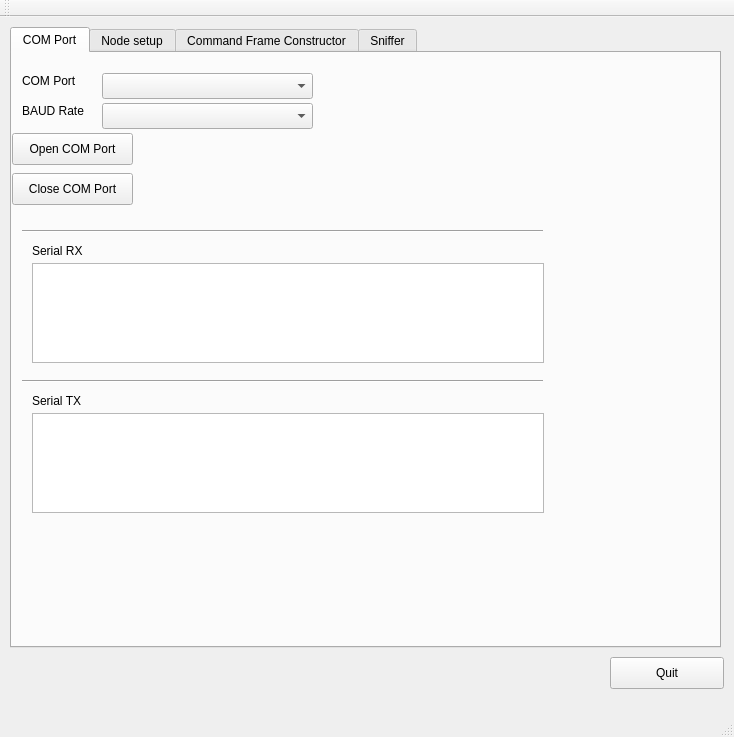
<?xml version="1.0" encoding="UTF-8"?>
<ui version="4.0">
 <class>MainWindow</class>
 <widget class="QMainWindow" name="MainWindow">
  <property name="geometry">
   <rect>
    <x>0</x>
    <y>0</y>
    <width>734</width>
    <height>737</height>
   </rect>
  </property>
  <property name="windowTitle">
   <string>MainWindow</string>
  </property>
  <widget class="QWidget" name="centralWidget">
   <widget class="QTabWidget" name="tabWidget">
    <property name="geometry">
     <rect>
      <x>10</x>
      <y>10</y>
      <width>711</width>
      <height>621</height>
     </rect>
    </property>
    <property name="currentIndex">
     <number>0</number>
    </property>
    <widget class="QWidget" name="tab">
     <attribute name="title">
      <string>COM Port</string>
     </attribute>
     <widget class="QComboBox" name="comboBoxCOMPort">
      <property name="geometry">
       <rect>
        <x>90</x>
        <y>20</y>
        <width>211</width>
        <height>26</height>
       </rect>
      </property>
     </widget>
     <widget class="QPushButton" name="pushButton_2">
      <property name="geometry">
       <rect>
        <x>0</x>
        <y>120</y>
        <width>121</width>
        <height>32</height>
       </rect>
      </property>
      <property name="text">
       <string>Close COM Port</string>
      </property>
     </widget>
     <widget class="QLabel" name="label_7">
      <property name="geometry">
       <rect>
        <x>10</x>
        <y>50</y>
        <width>71</width>
        <height>16</height>
       </rect>
      </property>
      <property name="text">
       <string>BAUD Rate</string>
      </property>
     </widget>
     <widget class="QTextEdit" name="textEditRx">
      <property name="geometry">
       <rect>
        <x>20</x>
        <y>210</y>
        <width>512</width>
        <height>100</height>
       </rect>
      </property>
     </widget>
     <widget class="Line" name="line">
      <property name="geometry">
       <rect>
        <x>10</x>
        <y>170</y>
        <width>521</width>
        <height>16</height>
       </rect>
      </property>
      <property name="orientation">
       <enum>Qt::Horizontal</enum>
      </property>
     </widget>
     <widget class="QLabel" name="label_6">
      <property name="geometry">
       <rect>
        <x>10</x>
        <y>20</y>
        <width>62</width>
        <height>16</height>
       </rect>
      </property>
      <property name="text">
       <string>COM Port</string>
      </property>
     </widget>
     <widget class="QComboBox" name="comboBoxBAUDRate">
      <property name="geometry">
       <rect>
        <x>90</x>
        <y>50</y>
        <width>211</width>
        <height>26</height>
       </rect>
      </property>
     </widget>
     <widget class="Line" name="line_3">
      <property name="geometry">
       <rect>
        <x>10</x>
        <y>320</y>
        <width>521</width>
        <height>16</height>
       </rect>
      </property>
      <property name="orientation">
       <enum>Qt::Horizontal</enum>
      </property>
     </widget>
     <widget class="QPushButton" name="pushButton">
      <property name="geometry">
       <rect>
        <x>0</x>
        <y>80</y>
        <width>121</width>
        <height>32</height>
       </rect>
      </property>
      <property name="toolTip">
       <string>additonal settings are '8,N,1'...</string>
      </property>
      <property name="text">
       <string>Open COM Port</string>
      </property>
     </widget>
     <widget class="QTextEdit" name="textEditTx">
      <property name="geometry">
       <rect>
        <x>20</x>
        <y>360</y>
        <width>512</width>
        <height>100</height>
       </rect>
      </property>
     </widget>
     <widget class="QLabel" name="label_5">
      <property name="geometry">
       <rect>
        <x>20</x>
        <y>190</y>
        <width>62</width>
        <height>16</height>
       </rect>
      </property>
      <property name="text">
       <string>Serial RX</string>
      </property>
     </widget>
     <widget class="QLabel" name="label_8">
      <property name="geometry">
       <rect>
        <x>20</x>
        <y>340</y>
        <width>62</width>
        <height>16</height>
       </rect>
      </property>
      <property name="text">
       <string>Serial TX</string>
      </property>
     </widget>
    </widget>
    <widget class="QWidget" name="tab_2">
     <attribute name="title">
      <string>Node setup</string>
     </attribute>
     <widget class="QLineEdit" name="lineEditSecurityKey">
      <property name="geometry">
       <rect>
        <x>110</x>
        <y>110</y>
        <width>113</width>
        <height>22</height>
       </rect>
      </property>
     </widget>
     <widget class="QLineEdit" name="lineEditChannel">
      <property name="geometry">
       <rect>
        <x>110</x>
        <y>20</y>
        <width>113</width>
        <height>22</height>
       </rect>
      </property>
     </widget>
     <widget class="QLabel" name="label_2">
      <property name="geometry">
       <rect>
        <x>10</x>
        <y>50</y>
        <width>62</width>
        <height>16</height>
       </rect>
      </property>
      <property name="text">
       <string>Address</string>
      </property>
     </widget>
     <widget class="QLabel" name="label_4">
      <property name="geometry">
       <rect>
        <x>10</x>
        <y>110</y>
        <width>81</width>
        <height>16</height>
       </rect>
      </property>
      <property name="text">
       <string>Security Key</string>
      </property>
     </widget>
     <widget class="QLineEdit" name="lineEditAddress">
      <property name="geometry">
       <rect>
        <x>110</x>
        <y>50</y>
        <width>113</width>
        <height>22</height>
       </rect>
      </property>
     </widget>
     <widget class="QLineEdit" name="lineEditPANID">
      <property name="geometry">
       <rect>
        <x>110</x>
        <y>80</y>
        <width>113</width>
        <height>22</height>
       </rect>
      </property>
     </widget>
     <widget class="QPushButton" name="pushButton_3">
      <property name="geometry">
       <rect>
        <x>100</x>
        <y>140</y>
        <width>131</width>
        <height>32</height>
       </rect>
      </property>
      <property name="text">
       <string>Configure Node</string>
      </property>
     </widget>
     <widget class="QLabel" name="label_3">
      <property name="geometry">
       <rect>
        <x>10</x>
        <y>80</y>
        <width>62</width>
        <height>16</height>
       </rect>
      </property>
      <property name="text">
       <string>PANID</string>
      </property>
     </widget>
     <widget class="QLabel" name="label">
      <property name="geometry">
       <rect>
        <x>10</x>
        <y>20</y>
        <width>62</width>
        <height>16</height>
       </rect>
      </property>
      <property name="text">
       <string>Channel</string>
      </property>
     </widget>
     <widget class="QCheckBox" name="checkBoxChannelAck">
      <property name="geometry">
       <rect>
        <x>230</x>
        <y>20</y>
        <width>101</width>
        <height>20</height>
       </rect>
      </property>
      <property name="text">
       <string>Channel OK</string>
      </property>
      <property name="checkable">
       <bool>true</bool>
      </property>
     </widget>
     <widget class="QCheckBox" name="checkBoxAddressOK">
      <property name="geometry">
       <rect>
        <x>230</x>
        <y>50</y>
        <width>101</width>
        <height>20</height>
       </rect>
      </property>
      <property name="text">
       <string>Address OK</string>
      </property>
      <property name="checkable">
       <bool>true</bool>
      </property>
     </widget>
     <widget class="QCheckBox" name="checkBoxPanIdOK">
      <property name="geometry">
       <rect>
        <x>230</x>
        <y>80</y>
        <width>101</width>
        <height>20</height>
       </rect>
      </property>
      <property name="text">
       <string>PANID OK</string>
      </property>
      <property name="checkable">
       <bool>true</bool>
      </property>
     </widget>
     <widget class="QCheckBox" name="checkBoxSecurityKey">
      <property name="geometry">
       <rect>
        <x>230</x>
        <y>110</y>
        <width>121</width>
        <height>20</height>
       </rect>
      </property>
      <property name="text">
       <string>Security Key OK</string>
      </property>
      <property name="checkable">
       <bool>true</bool>
      </property>
     </widget>
    </widget>
    <widget class="QWidget" name="tab_3">
     <attribute name="title">
      <string>Command Frame Constructor</string>
     </attribute>
     <widget class="QComboBox" name="comboBoxCmd">
      <property name="geometry">
       <rect>
        <x>160</x>
        <y>10</y>
        <width>281</width>
        <height>26</height>
       </rect>
      </property>
     </widget>
     <widget class="QLabel" name="label_9">
      <property name="geometry">
       <rect>
        <x>20</x>
        <y>15</y>
        <width>141</width>
        <height>21</height>
       </rect>
      </property>
      <property name="text">
       <string>Command Selection:</string>
      </property>
     </widget>
     <widget class="QLineEdit" name="lineEditStartByte">
      <property name="geometry">
       <rect>
        <x>43</x>
        <y>70</y>
        <width>41</width>
        <height>22</height>
       </rect>
      </property>
      <property name="text">
       <string>0xAB</string>
      </property>
      <property name="readOnly">
       <bool>true</bool>
      </property>
     </widget>
     <widget class="QLabel" name="label_10">
      <property name="geometry">
       <rect>
        <x>32</x>
        <y>50</y>
        <width>62</width>
        <height>16</height>
       </rect>
      </property>
      <property name="text">
       <string>Start Byte</string>
      </property>
     </widget>
     <widget class="QLineEdit" name="lineEditSizeByte">
      <property name="geometry">
       <rect>
        <x>96</x>
        <y>70</y>
        <width>41</width>
        <height>22</height>
       </rect>
      </property>
      <property name="readOnly">
       <bool>true</bool>
      </property>
     </widget>
     <widget class="QLabel" name="label_11">
      <property name="geometry">
       <rect>
        <x>103</x>
        <y>50</y>
        <width>30</width>
        <height>16</height>
       </rect>
      </property>
      <property name="text">
       <string>Size</string>
      </property>
     </widget>
     <widget class="QLineEdit" name="lineEditCmdId">
      <property name="geometry">
       <rect>
        <x>144</x>
        <y>70</y>
        <width>42</width>
        <height>22</height>
       </rect>
      </property>
      <property name="readOnly">
       <bool>true</bool>
      </property>
     </widget>
     <widget class="QLabel" name="label_12">
      <property name="geometry">
       <rect>
        <x>142</x>
        <y>50</y>
        <width>51</width>
        <height>16</height>
       </rect>
      </property>
      <property name="text">
       <string>CMD ID</string>
      </property>
     </widget>
     <widget class="QLineEdit" name="lineEditCRC">
      <property name="geometry">
       <rect>
        <x>470</x>
        <y>70</y>
        <width>64</width>
        <height>22</height>
       </rect>
      </property>
      <property name="readOnly">
       <bool>true</bool>
      </property>
     </widget>
     <widget class="QLabel" name="label_13">
      <property name="geometry">
       <rect>
        <x>484</x>
        <y>50</y>
        <width>31</width>
        <height>16</height>
       </rect>
      </property>
      <property name="text">
       <string>CRC</string>
      </property>
     </widget>
     <widget class="QLabel" name="label_14">
      <property name="geometry">
       <rect>
        <x>298</x>
        <y>50</y>
        <width>51</width>
        <height>16</height>
       </rect>
      </property>
      <property name="text">
       <string>Payload</string>
      </property>
     </widget>
     <widget class="QLineEdit" name="lineEditPayload">
      <property name="geometry">
       <rect>
        <x>200</x>
        <y>70</y>
        <width>261</width>
        <height>22</height>
       </rect>
      </property>
      <property name="autoFillBackground">
       <bool>false</bool>
      </property>
      <property name="readOnly">
       <bool>true</bool>
      </property>
     </widget>
     <widget class="QStackedWidget" name="stackedWidget">
      <property name="geometry">
       <rect>
        <x>20</x>
        <y>110</y>
        <width>501</width>
        <height>111</height>
       </rect>
      </property>
      <property name="currentIndex">
       <number>5</number>
      </property>
      <widget class="QWidget" name="page"/>
      <widget class="QWidget" name="twoByteCmd">
       <widget class="QLabel" name="label_26">
        <property name="geometry">
         <rect>
          <x>20</x>
          <y>0</y>
          <width>121</width>
          <height>16</height>
         </rect>
        </property>
        <property name="text">
         <string>Command Option:</string>
        </property>
       </widget>
       <widget class="QComboBox" name="comboBoxCmdOption">
        <property name="geometry">
         <rect>
          <x>10</x>
          <y>20</y>
          <width>256</width>
          <height>26</height>
         </rect>
        </property>
       </widget>
       <widget class="QLabel" name="label_x">
        <property name="geometry">
         <rect>
          <x>240</x>
          <y>0</y>
          <width>161</width>
          <height>16</height>
         </rect>
        </property>
        <property name="text">
         <string>label_x</string>
        </property>
       </widget>
      </widget>
      <widget class="QWidget" name="threeByteCmd">
       <widget class="QLabel" name="label3Byte">
        <property name="geometry">
         <rect>
          <x>20</x>
          <y>0</y>
          <width>151</width>
          <height>16</height>
         </rect>
        </property>
        <property name="lineWidth">
         <number>3</number>
        </property>
        <property name="text">
         <string>This Node's Address:</string>
        </property>
       </widget>
       <widget class="QLineEdit" name="lineEditThisAddress">
        <property name="geometry">
         <rect>
          <x>20</x>
          <y>20</y>
          <width>131</width>
          <height>22</height>
         </rect>
        </property>
        <property name="toolTip">
         <string>Enter an address in the form '12CD'.</string>
        </property>
        <property name="whatsThis">
         <string/>
        </property>
       </widget>
      </widget>
      <widget class="QWidget" name="fourByteCmd">
       <widget class="QLabel" name="label_28">
        <property name="geometry">
         <rect>
          <x>20</x>
          <y>0</y>
          <width>201</width>
          <height>16</height>
         </rect>
        </property>
        <property name="lineWidth">
         <number>3</number>
        </property>
        <property name="text">
         <string>Sleep Interval (milliseconds):</string>
        </property>
       </widget>
       <widget class="QLineEdit" name="lineEditSleep">
        <property name="geometry">
         <rect>
          <x>20</x>
          <y>20</y>
          <width>131</width>
          <height>22</height>
         </rect>
        </property>
        <property name="toolTip">
         <string>Enter the number of miliseconds to sleep.</string>
        </property>
        <property name="inputMask">
         <string/>
        </property>
       </widget>
      </widget>
      <widget class="QWidget" name="UART">
       <widget class="QLabel" name="label_15">
        <property name="geometry">
         <rect>
          <x>20</x>
          <y>0</y>
          <width>62</width>
          <height>16</height>
         </rect>
        </property>
        <property name="text">
         <string>Data Bits</string>
        </property>
       </widget>
       <widget class="QComboBox" name="comboBoxDataBits">
        <property name="geometry">
         <rect>
          <x>10</x>
          <y>20</y>
          <width>80</width>
          <height>26</height>
         </rect>
        </property>
       </widget>
       <widget class="QLabel" name="label_16">
        <property name="geometry">
         <rect>
          <x>120</x>
          <y>0</y>
          <width>41</width>
          <height>16</height>
         </rect>
        </property>
        <property name="text">
         <string>Parity</string>
        </property>
       </widget>
       <widget class="QComboBox" name="comboBoxParity">
        <property name="geometry">
         <rect>
          <x>100</x>
          <y>20</y>
          <width>80</width>
          <height>26</height>
         </rect>
        </property>
       </widget>
       <widget class="QLabel" name="label_17">
        <property name="geometry">
         <rect>
          <x>200</x>
          <y>0</y>
          <width>62</width>
          <height>16</height>
         </rect>
        </property>
        <property name="text">
         <string>Stop Bits</string>
        </property>
       </widget>
       <widget class="QComboBox" name="comboBoxStopBits">
        <property name="geometry">
         <rect>
          <x>190</x>
          <y>20</y>
          <width>81</width>
          <height>26</height>
         </rect>
        </property>
       </widget>
       <widget class="QLabel" name="label_18">
        <property name="geometry">
         <rect>
          <x>290</x>
          <y>0</y>
          <width>62</width>
          <height>16</height>
         </rect>
        </property>
        <property name="text">
         <string>Baud Rate</string>
        </property>
       </widget>
       <widget class="QComboBox" name="comboBoxBaudRate">
        <property name="geometry">
         <rect>
          <x>280</x>
          <y>20</y>
          <width>121</width>
          <height>26</height>
         </rect>
        </property>
       </widget>
      </widget>
      <widget class="QWidget" name="Data">
       <widget class="QLabel" name="label_19">
        <property name="geometry">
         <rect>
          <x>20</x>
          <y>0</y>
          <width>131</width>
          <height>16</height>
         </rect>
        </property>
        <property name="text">
         <string>Destination Address</string>
        </property>
       </widget>
       <widget class="QLineEdit" name="lineEditDestAddr">
        <property name="geometry">
         <rect>
          <x>30</x>
          <y>20</y>
          <width>113</width>
          <height>22</height>
         </rect>
        </property>
       </widget>
       <widget class="QLabel" name="label_20">
        <property name="geometry">
         <rect>
          <x>200</x>
          <y>0</y>
          <width>51</width>
          <height>16</height>
         </rect>
        </property>
        <property name="text">
         <string>Options</string>
        </property>
       </widget>
       <widget class="QComboBox" name="comboBoxOptions">
        <property name="geometry">
         <rect>
          <x>150</x>
          <y>17</y>
          <width>161</width>
          <height>26</height>
         </rect>
        </property>
       </widget>
       <widget class="QLabel" name="label_21">
        <property name="geometry">
         <rect>
          <x>340</x>
          <y>0</y>
          <width>62</width>
          <height>16</height>
         </rect>
        </property>
        <property name="text">
         <string>Handle</string>
        </property>
       </widget>
       <widget class="QLineEdit" name="lineEditHandle">
        <property name="geometry">
         <rect>
          <x>320</x>
          <y>20</y>
          <width>113</width>
          <height>22</height>
         </rect>
        </property>
       </widget>
       <widget class="QLabel" name="label_22">
        <property name="geometry">
         <rect>
          <x>20</x>
          <y>50</y>
          <width>51</width>
          <height>16</height>
         </rect>
        </property>
        <property name="text">
         <string>Payload</string>
        </property>
       </widget>
       <widget class="QLineEdit" name="lineEditUserPayload">
        <property name="geometry">
         <rect>
          <x>80</x>
          <y>50</y>
          <width>351</width>
          <height>22</height>
         </rect>
        </property>
       </widget>
       <widget class="QPushButton" name="pushButtonClear">
        <property name="geometry">
         <rect>
          <x>410</x>
          <y>80</y>
          <width>91</width>
          <height>32</height>
         </rect>
        </property>
        <property name="text">
         <string>Clear</string>
        </property>
       </widget>
       <widget class="QProgressBar" name="progressBar">
        <property name="geometry">
         <rect>
          <x>80</x>
          <y>80</y>
          <width>311</width>
          <height>23</height>
         </rect>
        </property>
        <property name="value">
         <number>24</number>
        </property>
       </widget>
      </widget>
     </widget>
     <widget class="QLabel" name="label_23">
      <property name="geometry">
       <rect>
        <x>20</x>
        <y>230</y>
        <width>131</width>
        <height>16</height>
       </rect>
      </property>
      <property name="text">
       <string>Serial fame to send:</string>
      </property>
     </widget>
     <widget class="QLineEdit" name="lineEditFrameToSend">
      <property name="geometry">
       <rect>
        <x>20</x>
        <y>250</y>
        <width>511</width>
        <height>22</height>
       </rect>
      </property>
     </widget>
     <widget class="QPushButton" name="pushButtonTxFrame">
      <property name="geometry">
       <rect>
        <x>420</x>
        <y>280</y>
        <width>114</width>
        <height>32</height>
       </rect>
      </property>
      <property name="text">
       <string>Send Frame</string>
      </property>
     </widget>
     <widget class="QLabel" name="label_25">
      <property name="geometry">
       <rect>
        <x>20</x>
        <y>310</y>
        <width>141</width>
        <height>16</height>
       </rect>
      </property>
      <property name="text">
       <string>RadioBlock Response:</string>
      </property>
     </widget>
     <widget class="QTextEdit" name="textEditRfResponse">
      <property name="geometry">
       <rect>
        <x>20</x>
        <y>330</y>
        <width>511</width>
        <height>171</height>
       </rect>
      </property>
     </widget>
    </widget>
    <widget class="QWidget" name="tab_4">
     <attribute name="title">
      <string>Sniffer</string>
     </attribute>
     <widget class="QTextEdit" name="textEditSniffer">
      <property name="geometry">
       <rect>
        <x>10</x>
        <y>360</y>
        <width>681</width>
        <height>221</height>
       </rect>
      </property>
     </widget>
     <widget class="QLabel" name="labelSniffer">
      <property name="geometry">
       <rect>
        <x>10</x>
        <y>40</y>
        <width>681</width>
        <height>20</height>
       </rect>
      </property>
      <property name="text">
       <string>Start Byte    Size    Command ID     ....</string>
      </property>
     </widget>
     <widget class="QTableWidget" name="tableWidgetSniffer">
      <property name="geometry">
       <rect>
        <x>10</x>
        <y>60</y>
        <width>681</width>
        <height>281</height>
       </rect>
      </property>
      <property name="rowCount">
       <number>1</number>
      </property>
      <property name="columnCount">
       <number>12</number>
      </property>
      <row/>
      <column/>
      <column/>
      <column/>
      <column/>
      <column/>
      <column/>
      <column/>
      <column/>
      <column/>
      <column/>
      <column/>
      <column/>
     </widget>
     <widget class="QPushButton" name="pushButtonStarSniffer">
      <property name="geometry">
       <rect>
        <x>460</x>
        <y>10</y>
        <width>114</width>
        <height>32</height>
       </rect>
      </property>
      <property name="toolTip">
       <string>Don't forget to select the channel in the Command Frame Constructor Tab!</string>
      </property>
      <property name="text">
       <string>Start Sniffing</string>
      </property>
     </widget>
     <widget class="QPushButton" name="pushButtonStopSniffer">
      <property name="geometry">
       <rect>
        <x>580</x>
        <y>10</y>
        <width>114</width>
        <height>32</height>
       </rect>
      </property>
      <property name="text">
       <string>Stop Sniffing</string>
      </property>
     </widget>
    </widget>
   </widget>
   <widget class="QPushButton" name="pushButton_4">
    <property name="geometry">
     <rect>
      <x>610</x>
      <y>640</y>
      <width>114</width>
      <height>32</height>
     </rect>
    </property>
    <property name="text">
     <string>Quit</string>
    </property>
   </widget>
  </widget>
  <widget class="QMenuBar" name="menuBar">
   <property name="geometry">
    <rect>
     <x>0</x>
     <y>0</y>
     <width>734</width>
     <height>22</height>
    </rect>
   </property>
  </widget>
  <widget class="QToolBar" name="mainToolBar">
   <attribute name="toolBarArea">
    <enum>TopToolBarArea</enum>
   </attribute>
   <attribute name="toolBarBreak">
    <bool>false</bool>
   </attribute>
  </widget>
  <widget class="QStatusBar" name="statusBar"/>
 </widget>
 <layoutdefault spacing="6" margin="11"/>
 <resources/>
 <connections/>
</ui>
